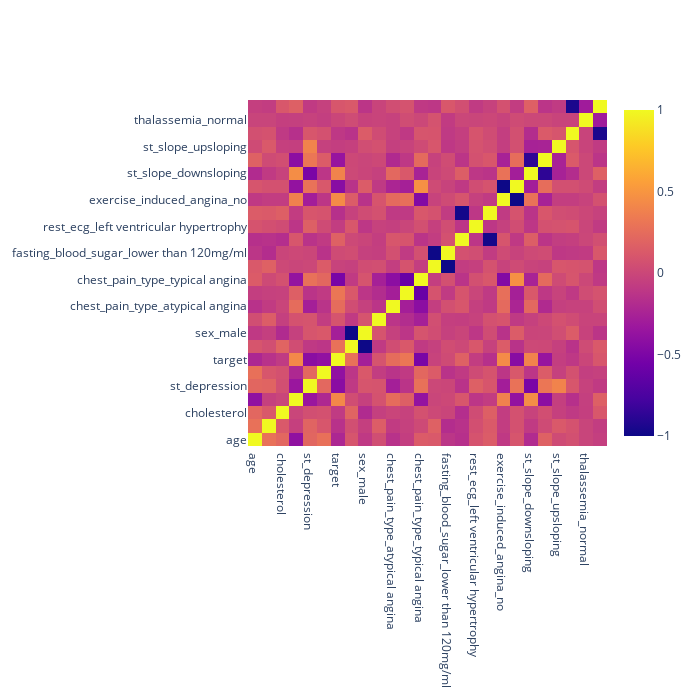

Write notebook code for a chart like this one.
### Code cell
fig = go.Figure(data=go.Heatmap(z=df.corr(), 
                                x=df.corr().columns, 
                                y=df.corr().columns))
fig.update_layout(height=700, width=700)
fig.show()

### Figure 1 — Plotly figure (JSON) as saved in the notebook; plotly's stock layout.template omitted (floating-point values rounded to 4 significant figures; data arrays with more than 128 entries replaced by an {"elided": "..."} marker saying what was removed)
{"data": [{"type": "heatmap", "x": ["age", "resting_blood_pressure", "cholesterol", "max_heart_rate_achieved", "st_depression", "num_major_vessels", "target", "sex_female", "sex_male", "chest_pain_type_asymptomatic", "chest_pain_type_atypical angina", "chest_pain_type_non-anginal pain", "chest_pain_type_typical angina", "fasting_blood_sugar_greater than 120mg/ml", "fasting_blood_sugar_lower than 120mg/ml", "rest_ecg_ST-T wave abnormality", "rest_ecg_left ventricular hypertrophy", "rest_ecg_normal", "exercise_induced_angina_no", "exercise_induced_angina_yes", "st_slope_downsloping", "st_slope_flat", "st_slope_upsloping", "thalassemia_fixed defect", "thalassemia_normal", "thalassemia_reversable defect"], "y": ["age", "resting_blood_pressure", "cholesterol", "max_heart_rate_achieved", "st_depression", "num_major_vessels", "target", "sex_female", "sex_male", "chest_pain_type_asymptomatic", "chest_pain_type_atypical angina", "chest_pain_type_non-anginal pain", "chest_pain_type_typical angina", "fasting_blood_sugar_greater than 120mg/ml", "fasting_blood_sugar_lower than 120mg/ml", "rest_ecg_ST-T wave abnormality", "rest_ecg_left ventricular hypertrophy", "rest_ecg_normal", "exercise_induced_angina_no", "exercise_induced_angina_yes", "st_slope_downsloping", "st_slope_flat", "st_slope_upsloping", "thalassemia_fixed defect", "thalassemia_normal", "thalassemia_reversable defect"], "z": {"elided": "26x26 float values"}}], "layout": {"height": 700, "width": 700}}
